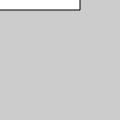
Frame 1 (no input)
Frame 60 (no input): identical to frame 1, image omitted
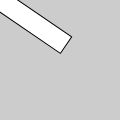
Frame 120 (the mouse pressed at the canvas centre since frame 60)

The p5.js sketch that drew these frames (run headless with seeded random() and noise() and a simulated clock; from frame 60 on, the mouse is pressed at the canvas centre):

// p5.js sketch
// ── sketch.js
function setup() {
  createCanvas(120, 120);

}

function draw() {
  background(204);
  rotate(mouseX/100);
  rect(-80, -10, 160, 20);
}
